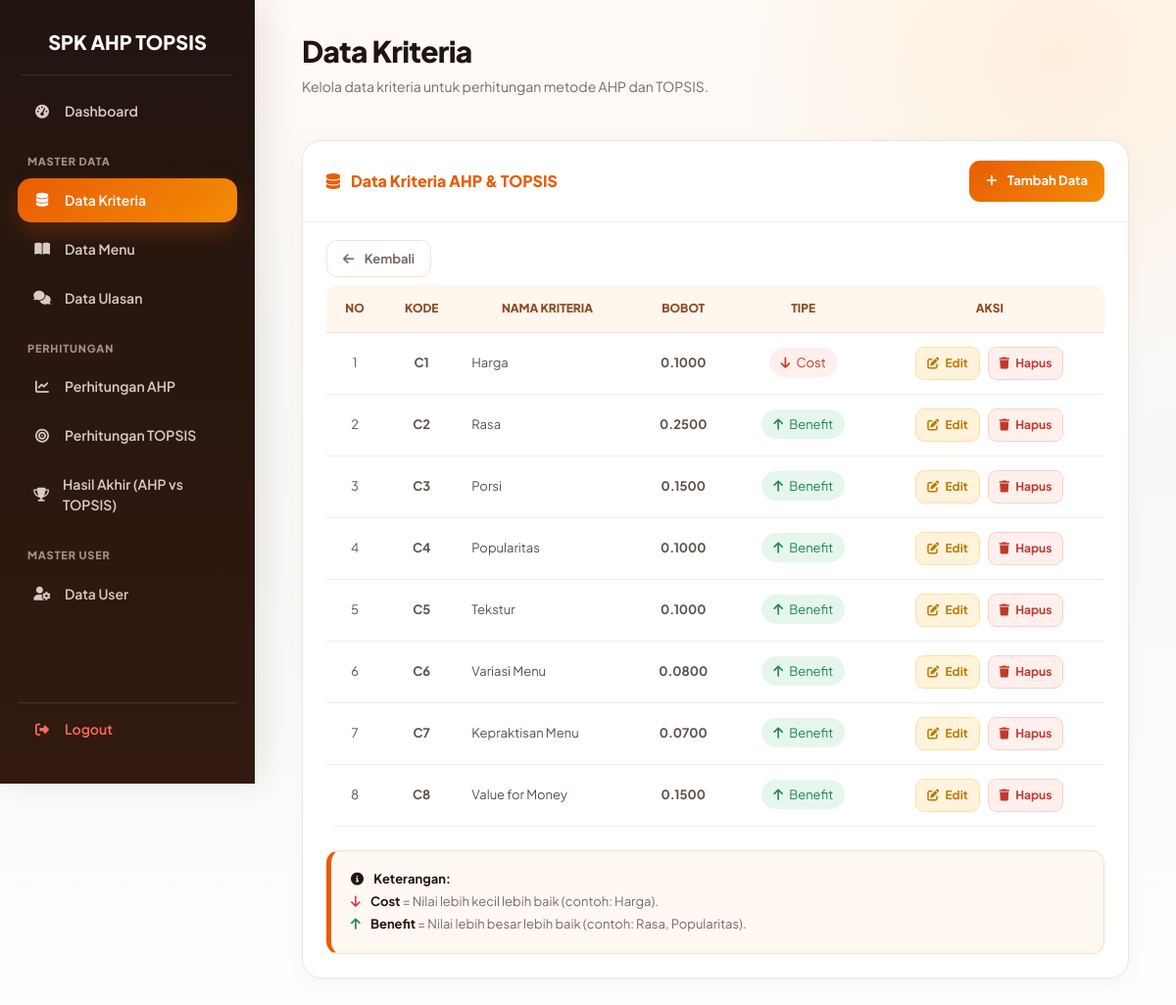
Page /admin/kriteria.php (signed in) on the committed database.
### tables this page shows
CREATE TABLE `kriteria` (
  `id` int(11) NOT NULL,
  `kode_kriteria` varchar(5) DEFAULT NULL,
  `nama_kriteria` varchar(50) DEFAULT NULL,
  `bobot` float DEFAULT NULL,
  `tipe` enum('benefit','cost') DEFAULT NULL
);

### admin/kriteria.php (the view, shortened to what this page needs)
<?php
include '../config/koneksi.php';
$query = mysqli_query($conn, "SELECT * FROM kriteria ORDER BY id ASC");
?>
<!DOCTYPE html>
<html lang="id">
<head>
    <link href="https://cdn.jsdelivr.net/npm/bootstrap@5.3.0/dist/css/bootstrap.min.css" rel="stylesheet">
    <link rel="stylesheet" href="https://cdnjs.cloudflare.com/ajax/libs/font-awesome/6.4.0/css/all.min.css">
</head>
<body>
    <?php include '../include/sidebar.php'; ?>
    <div class="main">
        <div class="topbar">
            <div>
                <h1>Data Kriteria</h1>
                <p class="subtitle">
                    Kelola data kriteria untuk perhitungan metode AHP dan TOPSIS.
                </p>
            </div>
        </div>
        <div class="panel">
            <div class="panel-head">
                <h5>
                    <i class="fa-solid fa-database me-2"></i>
                    Data Kriteria AHP & TOPSIS
                </h5>
                <a href="tambah_kriteria.php" class="btn-orange">
                    <i class="fa-solid fa-plus me-2"></i>
                    Tambah Data
                </a>
            </div>
            <div class="panel-body">
                <div class="mb-3">
                    <a href="dashboard.php" class="btn-back">
                        <i class="fa-solid fa-arrow-left me-2"></i>
                        Kembali
                    </a>
                </div>
                <div class="table-responsive">
                    <table class="table table-hover">
                        <thead>
                            <tr class="text-center">
                                <th>No</th>
                                <th>Kode</th>
                                <th>Nama Kriteria</th>
                                <th>Bobot</th>
                                <th>Tipe</th>
                                <th>Aksi</th>
                            </tr>
                        </thead>
                        <tbody>
                        <?php
                        $no = 1;
                        if(mysqli_num_rows($query) > 0):
                            while($data = mysqli_fetch_assoc($query)):
                        ?>
                            <tr>
                                <td class="text-center">
                                    <?= $no++; ?>
                                </td>
                                <td class="text-center fw-bold">
                                    <?= htmlspecialchars($data['kode_kriteria']); ?>
                                </td>
                                <td>
                                    <?= htmlspecialchars($data['nama_kriteria']); ?>
                                </td>
                                <td class="text-center fw-bold">
                                    <?= number_format((float)$data['bobot'],4); ?>
                                </td>
                                <td class="text-center">
                                    <?php if($data['tipe'] == 'benefit'): ?>
                                        <span class="badge-benefit">
                                            <i class="fa-solid fa-arrow-up me-1"></i>
                                            Benefit
                                        </span>
                                    <?php else: ?>
                                        <span class="badge-cost">
                                            <i class="fa-solid fa-arrow-down me-1"></i>
                                            Cost
                                        </span>
                                    <?php endif; ?>
                                </td>
                                <td class="text-center">
                                    <div class="d-flex justify-content-center gap-2">
                                        <a href="edit_kriteria.php?id=<?= (int)$data['id']; ?>"
                                           class="btn-edit">
                                            <i class="fa-solid fa-pen-to-square me-1"></i>
                                            Edit
                                        </a>
                                        <a href="hapus_kriteria.php?id=<?= (int)$data['id']; ?>"
                                           class="btn-delete"
                                           onclick="return confirm('Yakin ingin hapus data ini?')">
                                            <i class="fa-solid fa-trash me-1"></i>
                                            Hapus
                                        </a>
                                    </div>
                                </td>
                            </tr>
                        <?php
                            endwhile;
                        endif; ?>
                        </tbody>
                    </table>
                </div>
                <div class="info-box mt-4">
                    <strong>
                        <i class="fa-solid fa-circle-info me-2"></i>
                        Keterangan:
                    </strong>
                    <br>
                    <i class="fa-solid fa-arrow-down text-danger me-2"></i>
                    <strong>Cost</strong> = Nilai lebih kecil lebih baik (contoh: Harga).
                    <br>
                    <i class="fa-solid fa-arrow-up text-success me-2"></i>
                    <strong>Benefit</strong> = Nilai lebih besar lebih baik (contoh: Rasa, Popularitas).
                </div>
            </div>
        </div>
    </div>
</body>
</html>

### include/sidebar.php (shortened to what this page needs)
<?php
$sidebarPage = basename($_SERVER['PHP_SELF']);
$sbActive = function(array $files) use ($sidebarPage) {
    return in_array($sidebarPage, $files) ? 'active' : '';
};
?>
<link rel="stylesheet" href="https://cdnjs.cloudflare.com/ajax/libs/font-awesome/6.4.0/css/all.min.css">
<div class="sidebar">
    <div class="sidebar-header">SPK AHP TOPSIS</div>
    <hr>
    <a href="dashboard.php" class="<?= $sbActive(['dashboard.php']) ?>">
        <i class="fas fa-tachometer-alt"></i> Dashboard
    </a>
    <div class="sidebar-section-title">Master Data</div>
    <a href="kriteria.php" class="<?= $sbActive(['kriteria.php','tambah_kriteria.php','edit_kriteria.php']) ?>">
        <i class="fas fa-database"></i> Data Kriteria
    </a>
    <a href="data_menu.php" class="<?= $sbActive(['data_menu.php','tambah_menu.php','edit_menu.php']) ?>">
        <i class="fas fa-book-open"></i> Data Menu
    </a>
    <a href="ulasan.php" class="<?= $sbActive(['ulasan.php','tambah_ulasan.php','edit_ulasan.php']) ?>">
        <i class="fas fa-comments"></i> Data Ulasan
    </a>
    <div class="sidebar-section-title">Perhitungan</div>
    <a href="perhitungan_ahp.php" class="<?= $sbActive(['perhitungan_ahp.php']) ?>">
        <i class="fas fa-chart-line"></i> Perhitungan AHP
    </a>
    <a href="perhitungan_topsis.php" class="<?= $sbActive(['perhitungan_topsis.php']) ?>">
        <i class="fas fa-bullseye"></i> Perhitungan TOPSIS
    </a>
    <a href="hasil_akhir.php" class="<?= $sbActive(['hasil_akhir.php']) ?>">
        <i class="fas fa-trophy"></i> Hasil Akhir (AHP vs TOPSIS)
    </a>
    <div class="sidebar-section-title">Master User</div>
    <a href="data_user.php" class="<?= $sbActive(['data_user.php']) ?>">
        <i class="fas fa-user-cog"></i> Data User
    </a>
    <a href="../index.php" class="sidebar-logout">
        <i class="fas fa-sign-out-alt"></i> Logout
    </a>
</div>

### admin/kriteria.php (style rules this page uses)
:root { --primary:#e85d04; --primary-2:#f48c06; --dark:#21140f; --muted:#786b65; --line:#f0e4da; }
* { margin:0; padding:0; box-sizing:border-box; }
body { background: radial-gradient(circle at 90% 5%, rgba(244,140,6,.10), transparent 22%), linear-gradient(180deg,#fffaf5 0%,#f8f8f7 45%,#fff 100%); font-family:'Plus Jakarta Sans',sans-serif; color:var(--dark); }
.sidebar { width:260px; height:100vh; position:fixed; left:0; top:0; z-index:100; padding:28px 18px; color:#fff; display:flex; flex-direction:column; background:linear-gradient(180deg,#21140f 0%,#321a10 100%); box-shadow:8px 0 35px rgba(33,20,15,.10); overflow-y:auto; }
.sidebar hr { border:0; border-top:1px solid rgba(255,255,255,.12); margin:0 4px 14px; opacity:1; }
.sidebar a { display:flex; align-items:center; gap:13px; color:#d9cbc4; text-decoration:none; padding:12px 15px; border-radius:14px; margin-bottom:5px; transition:.25s; font-size:14px; font-weight:600; }
.sidebar a i { width:20px; text-align:center; }
.sidebar a.active { color:#fff; background:linear-gradient(135deg,var(--primary),var(--primary-2)); box-shadow:0 10px 25px rgba(232,93,4,.25); }
.main { margin-left:260px; padding:34px 48px 60px; min-height:100vh; width:calc(100% - 260px); }
.topbar { display:flex; align-items:center; justify-content:space-between; gap:20px; margin-bottom:28px; }
.topbar h1 { font-weight:800; color:var(--dark); font-size:30px; letter-spacing:-.7px; }
.topbar .subtitle { color:var(--muted); margin-top:6px; font-size:14px; }
.panel { background:#fff; border:1px solid var(--line); border-radius:20px; box-shadow:0 7px 20px rgba(65,38,24,.045); overflow:hidden; margin-bottom:24px; }
.panel-head { padding:20px 24px; border-bottom:1px solid #f5eee8; display:flex; align-items:center; justify-content:space-between; gap:15px; flex-wrap:wrap; }
.panel-head h5 { margin:0; font-weight:800; font-size:16px; color:var(--primary); }
.panel-body { padding:24px; }
.btn-orange { background:linear-gradient(135deg,var(--primary),var(--primary-2)); color:#fff; border:none; border-radius:11px; padding:11px 17px; font-weight:700; font-size:13px; text-decoration:none; transition:.2s; }
.btn-back { background:#fff; color:var(--muted); border:1px solid var(--line); border-radius:11px; padding:10px 16px; font-weight:700; font-size:13px; text-decoration:none; }
.btn-edit { background:#fff3dc; color:#bc7900; border:1px solid #ffe0a3; border-radius:9px; padding:7px 11px; font-size:12px; font-weight:700; text-decoration:none; }
.btn-delete { background:#fff0ee; color:#c0392b; border:1px solid #f8d0cb; border-radius:9px; padding:7px 11px; font-size:12px; font-weight:700; text-decoration:none; }
.table-responsive { border-radius:12px; }
.table { margin-bottom:0; vertical-align:middle; font-size:13px; }
.table thead th { background:#fff6ee; color:#8c4b24; font-size:12px; font-weight:800; text-transform:uppercase; padding:15px 12px; border-bottom:1px solid var(--line); white-space:nowrap; }
.table tbody td { padding:14px 12px; color:#5d5049; border-color:#f5eee8; }
.badge-benefit { background:#e5f7ed; color:#218653; padding:7px 12px; border-radius:20px; }
.badge-cost { background:#fff0ee; color:#c0392b; padding:7px 12px; border-radius:20px; }
.info-box { background:#fff9f2; border:1px solid #f5dfc9; border-left:5px solid var(--primary); border-radius:13px; padding:17px 20px; color:#786b65; font-size:13px; line-height:1.8; }
.info-box strong { color:var(--dark); }

### rows in the picture
kriteria: kode_kriteria "C1", nama_kriteria "Harga", bobot "0.1000", tipe "cost" (drawn)
kriteria: kode_kriteria "C2", nama_kriteria "Rasa", bobot "0.2500", tipe "benefit" (drawn)
kriteria: kode_kriteria "C3", nama_kriteria "Porsi", bobot "0.1500", tipe "benefit" (drawn)
kriteria: kode_kriteria "C4", nama_kriteria "Popularitas", bobot "0.1000", tipe "benefit" (drawn)
kriteria: kode_kriteria "C5", nama_kriteria "Tekstur", bobot "0.1000", tipe "benefit" (drawn)
kriteria: kode_kriteria "C6", nama_kriteria "Variasi Menu", bobot "0.0800", tipe "benefit" (drawn)
kriteria: kode_kriteria "C7", nama_kriteria "Kepraktisan Menu", bobot "0.0700", tipe "benefit" (drawn)
kriteria: kode_kriteria "C8", nama_kriteria "Value for Money", bobot "0.1500", tipe "benefit" (drawn)
